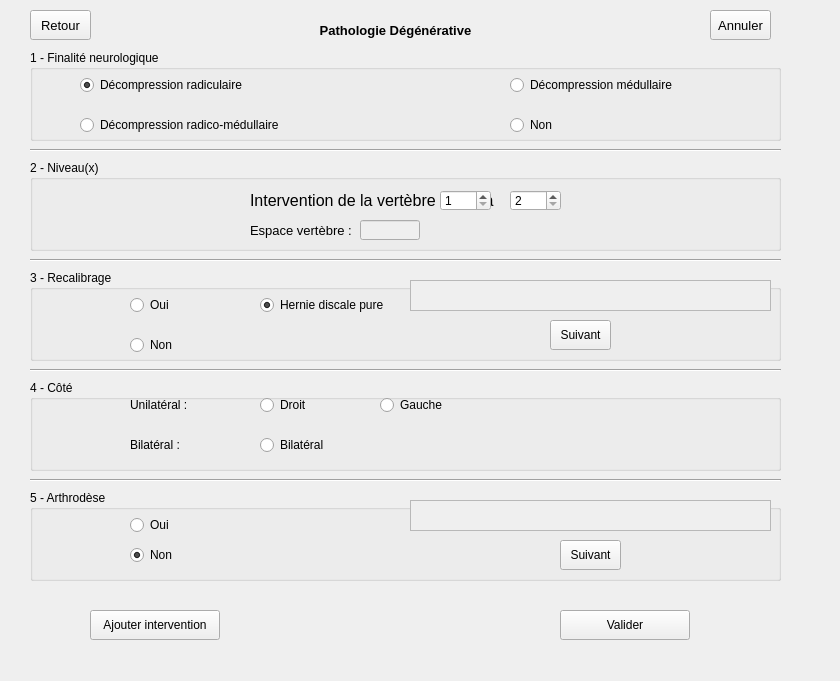
<?xml version="1.0" encoding="UTF-8"?>
<ui version="4.0">
 <class>Frame</class>
 <widget class="QFrame" name="Frame">
  <property name="geometry">
   <rect>
    <x>0</x>
    <y>0</y>
    <width>840</width>
    <height>681</height>
   </rect>
  </property>
  <property name="windowTitle">
   <string>Frame</string>
  </property>
  <widget class="QPushButton" name="pushButton_valider">
   <property name="geometry">
    <rect>
     <x>560</x>
     <y>610</y>
     <width>130</width>
     <height>30</height>
    </rect>
   </property>
   <property name="text">
    <string>Valider</string>
   </property>
  </widget>
  <widget class="QPushButton" name="pushButton_annuler">
   <property name="geometry">
    <rect>
     <x>710</x>
     <y>10</y>
     <width>61</width>
     <height>30</height>
    </rect>
   </property>
   <property name="font">
    <font>
     <pointsize>10</pointsize>
     <weight>50</weight>
     <bold>false</bold>
    </font>
   </property>
   <property name="text">
    <string>Annuler</string>
   </property>
  </widget>
  <widget class="QPushButton" name="pushButton_ajouterIntervention">
   <property name="geometry">
    <rect>
     <x>90</x>
     <y>610</y>
     <width>130</width>
     <height>30</height>
    </rect>
   </property>
   <property name="text">
    <string>Ajouter intervention</string>
   </property>
  </widget>
  <widget class="QPushButton" name="pushButton_retour">
   <property name="geometry">
    <rect>
     <x>30</x>
     <y>10</y>
     <width>61</width>
     <height>30</height>
    </rect>
   </property>
   <property name="font">
    <font>
     <pointsize>10</pointsize>
     <weight>50</weight>
     <bold>false</bold>
    </font>
   </property>
   <property name="text">
    <string>Retour</string>
   </property>
  </widget>
  <widget class="QGroupBox" name="groupBox_finaliteNeurologique">
   <property name="geometry">
    <rect>
     <x>30</x>
     <y>50</y>
     <width>751</width>
     <height>91</height>
    </rect>
   </property>
   <property name="title">
    <string>1 - Finalité neurologique</string>
   </property>
   <widget class="QRadioButton" name="radioButton_radicoMedullaire">
    <property name="geometry">
     <rect>
      <x>50</x>
      <y>60</y>
      <width>301</width>
      <height>30</height>
     </rect>
    </property>
    <property name="text">
     <string>Décompression radico-médullaire</string>
    </property>
   </widget>
   <widget class="QRadioButton" name="radioButton_non">
    <property name="geometry">
     <rect>
      <x>480</x>
      <y>60</y>
      <width>201</width>
      <height>30</height>
     </rect>
    </property>
    <property name="text">
     <string>Non</string>
    </property>
   </widget>
   <widget class="QRadioButton" name="radioButton_medullaire">
    <property name="geometry">
     <rect>
      <x>480</x>
      <y>20</y>
      <width>241</width>
      <height>30</height>
     </rect>
    </property>
    <property name="text">
     <string>Décompression médullaire</string>
    </property>
   </widget>
   <widget class="QRadioButton" name="radioButton_radiculaire">
    <property name="geometry">
     <rect>
      <x>50</x>
      <y>20</y>
      <width>301</width>
      <height>30</height>
     </rect>
    </property>
    <property name="text">
     <string>Décompression radiculaire</string>
    </property>
    <property name="checked">
     <bool>true</bool>
    </property>
   </widget>
  </widget>
  <widget class="QGroupBox" name="groupBox_Niveau">
   <property name="geometry">
    <rect>
     <x>30</x>
     <y>160</y>
     <width>751</width>
     <height>91</height>
    </rect>
   </property>
   <property name="title">
    <string>2 - Niveau(x)</string>
   </property>
   <widget class="QLineEdit" name="lineEdit">
    <property name="enabled">
     <bool>false</bool>
    </property>
    <property name="geometry">
     <rect>
      <x>330</x>
      <y>60</y>
      <width>60</width>
      <height>20</height>
     </rect>
    </property>
   </widget>
   <widget class="QLabel" name="label_niveau">
    <property name="geometry">
     <rect>
      <x>220</x>
      <y>30</y>
      <width>491</width>
      <height>21</height>
     </rect>
    </property>
    <property name="font">
     <font>
      <pointsize>12</pointsize>
      <weight>50</weight>
      <bold>false</bold>
     </font>
    </property>
    <property name="text">
     <string>Intervention de la vertèbre           à             .</string>
    </property>
   </widget>
   <widget class="QLabel" name="label_niveauCalcul">
    <property name="geometry">
     <rect>
      <x>220</x>
      <y>60</y>
      <width>111</width>
      <height>21</height>
     </rect>
    </property>
    <property name="font">
     <font>
      <pointsize>10</pointsize>
      <weight>50</weight>
      <bold>false</bold>
     </font>
    </property>
    <property name="text">
     <string>Espace vertèbre : </string>
    </property>
   </widget>
   <widget class="QSpinBox" name="spinBox_nombre1">
    <property name="geometry">
     <rect>
      <x>410</x>
      <y>30</y>
      <width>51</width>
      <height>21</height>
     </rect>
    </property>
    <property name="minimum">
     <number>1</number>
    </property>
    <property name="maximum">
     <number>32</number>
    </property>
   </widget>
   <widget class="QSpinBox" name="spinBox_nombre2">
    <property name="geometry">
     <rect>
      <x>480</x>
      <y>30</y>
      <width>51</width>
      <height>21</height>
     </rect>
    </property>
    <property name="minimum">
     <number>2</number>
    </property>
    <property name="maximum">
     <number>33</number>
    </property>
   </widget>
   <widget class="QLabel" name="label_recuperationFNetNiveau">
    <property name="enabled">
     <bool>false</bool>
    </property>
    <property name="geometry">
     <rect>
      <x>620</x>
      <y>60</y>
      <width>20</width>
      <height>20</height>
     </rect>
    </property>
    <property name="font">
     <font>
      <pointsize>1</pointsize>
     </font>
    </property>
    <property name="text">
     <string/>
    </property>
   </widget>
  </widget>
  <widget class="QGroupBox" name="groupBox_finaliteNeurologique_2">
   <property name="geometry">
    <rect>
     <x>30</x>
     <y>270</y>
     <width>751</width>
     <height>91</height>
    </rect>
   </property>
   <property name="title">
    <string>3 - Recalibrage</string>
   </property>
   <widget class="QPushButton" name="pushButton_recalibrageSuivant">
    <property name="geometry">
     <rect>
      <x>520</x>
      <y>50</y>
      <width>61</width>
      <height>30</height>
     </rect>
    </property>
    <property name="text">
     <string>Suivant</string>
    </property>
   </widget>
   <widget class="QRadioButton" name="radioButton_herniePure">
    <property name="geometry">
     <rect>
      <x>230</x>
      <y>20</y>
      <width>281</width>
      <height>30</height>
     </rect>
    </property>
    <property name="text">
     <string>Hernie discale pure</string>
    </property>
    <property name="checked">
     <bool>true</bool>
    </property>
   </widget>
   <widget class="QRadioButton" name="radioButton_recalibrageNon">
    <property name="geometry">
     <rect>
      <x>100</x>
      <y>60</y>
      <width>121</width>
      <height>30</height>
     </rect>
    </property>
    <property name="text">
     <string>Non</string>
    </property>
   </widget>
   <widget class="QRadioButton" name="radioButton_recalibrageOui">
    <property name="geometry">
     <rect>
      <x>100</x>
      <y>20</y>
      <width>71</width>
      <height>30</height>
     </rect>
    </property>
    <property name="text">
     <string>Oui</string>
    </property>
   </widget>
   <widget class="QTextEdit" name="textEdit_resultatRecalibrage">
    <property name="enabled">
     <bool>false</bool>
    </property>
    <property name="geometry">
     <rect>
      <x>380</x>
      <y>10</y>
      <width>361</width>
      <height>31</height>
     </rect>
    </property>
   </widget>
  </widget>
  <widget class="QGroupBox" name="groupBox_finaliteNeurologique_3">
   <property name="enabled">
    <bool>true</bool>
   </property>
   <property name="geometry">
    <rect>
     <x>30</x>
     <y>380</y>
     <width>751</width>
     <height>91</height>
    </rect>
   </property>
   <property name="title">
    <string>4 - Côté</string>
   </property>
   <widget class="QLabel" name="label_bilateral">
    <property name="geometry">
     <rect>
      <x>100</x>
      <y>50</y>
      <width>121</width>
      <height>30</height>
     </rect>
    </property>
    <property name="font">
     <font>
      <weight>50</weight>
      <bold>false</bold>
     </font>
    </property>
    <property name="text">
     <string>Bilatéral :</string>
    </property>
   </widget>
   <widget class="QLabel" name="label_unilateral">
    <property name="geometry">
     <rect>
      <x>100</x>
      <y>10</y>
      <width>121</width>
      <height>30</height>
     </rect>
    </property>
    <property name="font">
     <font>
      <weight>50</weight>
      <bold>false</bold>
     </font>
    </property>
    <property name="text">
     <string>Unilatéral :</string>
    </property>
   </widget>
   <widget class="QRadioButton" name="radioButton_bilateral">
    <property name="geometry">
     <rect>
      <x>230</x>
      <y>50</y>
      <width>261</width>
      <height>30</height>
     </rect>
    </property>
    <property name="text">
     <string>Bilatéral</string>
    </property>
   </widget>
   <widget class="QRadioButton" name="radioButton_gauche">
    <property name="geometry">
     <rect>
      <x>350</x>
      <y>10</y>
      <width>141</width>
      <height>30</height>
     </rect>
    </property>
    <property name="text">
     <string>Gauche</string>
    </property>
   </widget>
   <widget class="QRadioButton" name="radioButton_Droit">
    <property name="enabled">
     <bool>true</bool>
    </property>
    <property name="geometry">
     <rect>
      <x>230</x>
      <y>10</y>
      <width>141</width>
      <height>30</height>
     </rect>
    </property>
    <property name="text">
     <string>Droit</string>
    </property>
   </widget>
  </widget>
  <widget class="QGroupBox" name="groupBox_finaliteNeurologique_4">
   <property name="geometry">
    <rect>
     <x>30</x>
     <y>490</y>
     <width>751</width>
     <height>91</height>
    </rect>
   </property>
   <property name="title">
    <string>5 - Arthrodèse</string>
   </property>
   <widget class="QRadioButton" name="radioButton_arthrodeseNon">
    <property name="geometry">
     <rect>
      <x>100</x>
      <y>50</y>
      <width>121</width>
      <height>30</height>
     </rect>
    </property>
    <property name="text">
     <string>Non</string>
    </property>
    <property name="checked">
     <bool>true</bool>
    </property>
   </widget>
   <widget class="QRadioButton" name="radioButton_arthrodeseOui">
    <property name="geometry">
     <rect>
      <x>100</x>
      <y>20</y>
      <width>101</width>
      <height>30</height>
     </rect>
    </property>
    <property name="text">
     <string>Oui</string>
    </property>
   </widget>
   <widget class="QPushButton" name="pushButton_arthrodeseSuivant">
    <property name="geometry">
     <rect>
      <x>530</x>
      <y>50</y>
      <width>61</width>
      <height>30</height>
     </rect>
    </property>
    <property name="text">
     <string>Suivant</string>
    </property>
   </widget>
   <widget class="QTextEdit" name="textEdit_resultatArthrodese">
    <property name="enabled">
     <bool>false</bool>
    </property>
    <property name="geometry">
     <rect>
      <x>380</x>
      <y>10</y>
      <width>361</width>
      <height>31</height>
     </rect>
    </property>
   </widget>
  </widget>
  <widget class="Line" name="line">
   <property name="geometry">
    <rect>
     <x>30</x>
     <y>140</y>
     <width>751</width>
     <height>20</height>
    </rect>
   </property>
   <property name="orientation">
    <enum>Qt::Horizontal</enum>
   </property>
  </widget>
  <widget class="Line" name="line_2">
   <property name="geometry">
    <rect>
     <x>30</x>
     <y>250</y>
     <width>751</width>
     <height>20</height>
    </rect>
   </property>
   <property name="orientation">
    <enum>Qt::Horizontal</enum>
   </property>
  </widget>
  <widget class="Line" name="line_3">
   <property name="geometry">
    <rect>
     <x>30</x>
     <y>360</y>
     <width>751</width>
     <height>20</height>
    </rect>
   </property>
   <property name="orientation">
    <enum>Qt::Horizontal</enum>
   </property>
  </widget>
  <widget class="Line" name="line_4">
   <property name="geometry">
    <rect>
     <x>30</x>
     <y>470</y>
     <width>751</width>
     <height>20</height>
    </rect>
   </property>
   <property name="orientation">
    <enum>Qt::Horizontal</enum>
   </property>
  </widget>
  <widget class="QLabel" name="label_titre">
   <property name="geometry">
    <rect>
     <x>120</x>
     <y>-10</y>
     <width>551</width>
     <height>81</height>
    </rect>
   </property>
   <property name="font">
    <font>
     <pointsize>16</pointsize>
     <weight>75</weight>
     <bold>true</bold>
    </font>
   </property>
   <property name="text">
    <string>&lt;html&gt;&lt;head/&gt;&lt;body&gt;&lt;p align=&quot;center&quot;&gt;&lt;span style=&quot; font-size:10pt;&quot;&gt;Pathologie Dégénérative&lt;/span&gt;&lt;/p&gt;&lt;/body&gt;&lt;/html&gt;</string>
   </property>
  </widget>
  <zorder>label_titre</zorder>
  <zorder>groupBox_finaliteNeurologique_3</zorder>
  <zorder>groupBox_finaliteNeurologique_4</zorder>
  <zorder>groupBox_finaliteNeurologique_2</zorder>
  <zorder>groupBox_Niveau</zorder>
  <zorder>groupBox_finaliteNeurologique</zorder>
  <zorder>pushButton_valider</zorder>
  <zorder>pushButton_annuler</zorder>
  <zorder>pushButton_ajouterIntervention</zorder>
  <zorder>pushButton_retour</zorder>
  <zorder>line</zorder>
  <zorder>line_2</zorder>
  <zorder>line_3</zorder>
  <zorder>line_4</zorder>
 </widget>
 <resources/>
 <connections/>
</ui>
